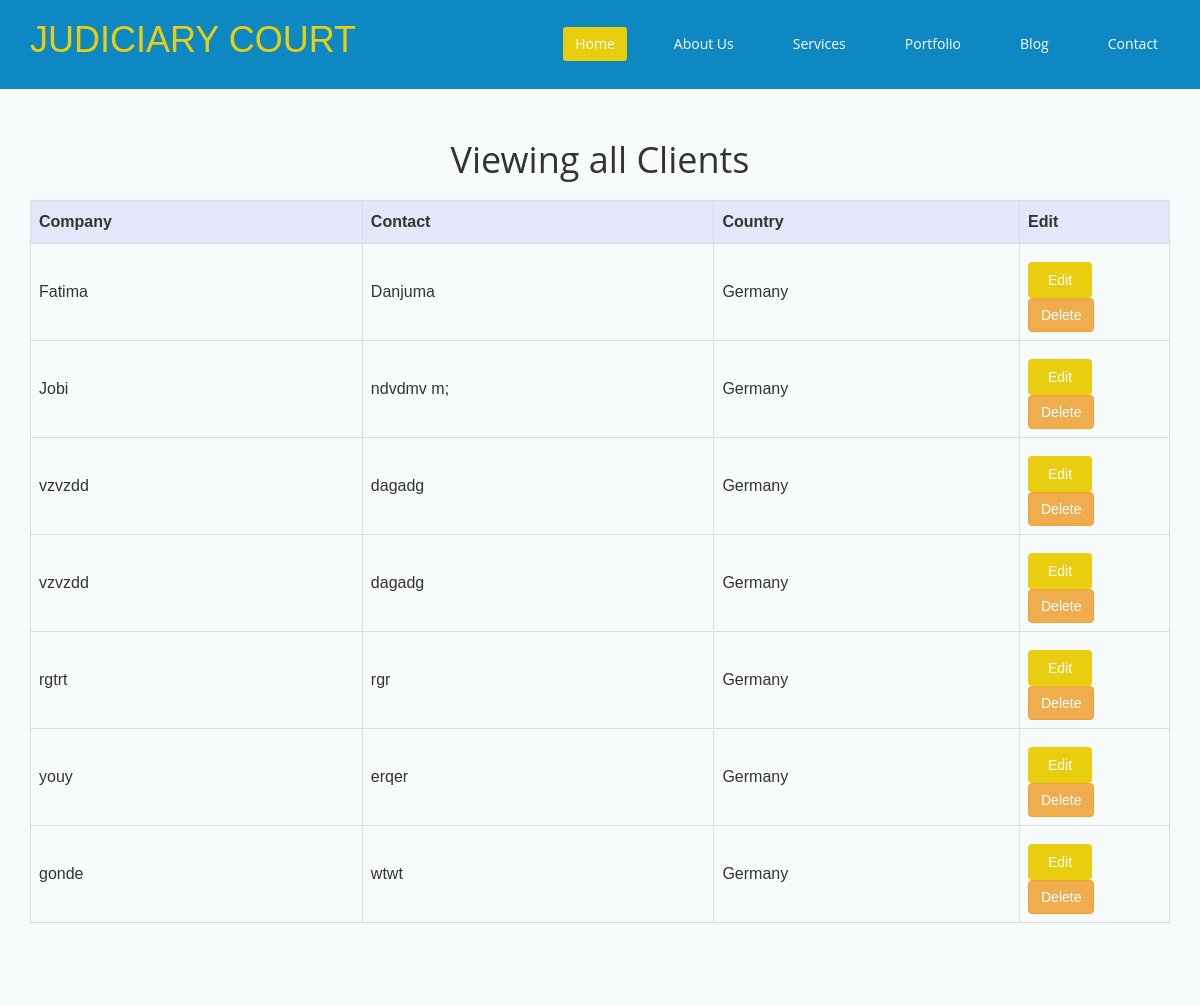
The page /courtcaseproject/allclient on the database its author committed.
### courtcaseproject/models.py (models this page shows)
class ClientForm(models.Model):
    first_name = models.CharField(max_length=100)
    middle_name = models.CharField(max_length=100)
    last_name = models.CharField(max_length=100)
    dateofbirth = models.CharField(max_length=200)
    address = models.CharField(max_length=200)
    file_id = models.CharField(max_length=100)
    complaint = models.CharField(max_length=1000)
    gender = models.CharField(max_length=100)
    date = models.DateField(max_length=100)

### courtcaseproject/views.py (the view)
# urls.py: path('allclient', views.allclient),
def allclient(request):
    allclient = ClientForm.objects.all()
    return render(request, "allclient.html", {"allclient": allclient})

### courtcaseproject/templates/allclient.html (shortened to what this page needs)
{% extends 'base.html' %}{%block content %}
<!DOCTYPE html>
<html lang="en">
    <head>
    </head>
  <body class="homepage">
	<section id="portfolio">
        <div class="container">
            <div class="center">
               <h2>Viewing all Clients</h2>
               <table id="customers">
                   <tr>
                       <th>Company</th>
                       <th>Contact</th>
                       <th>Country</th>
                       <th>Edit</th>
                    </tr>
                    {% for clients in allclient %}
                <tr>
                  <td>{{ clients.first_name}}</td>
                  <td>{{clients.middle_name}}</td>
                  <td>Germany</td>
                  <td style="width: 150;">
                    <a href="{% url 'update' clients.id %}" class="btn btn-primary" >Edit</a>
                    <a href="{% url 'delete' clients.id %}" class="btn btn-warning">Delete</a>
                  </td>
                </tr>
               {% endfor %}
              </table>
            </div></div></section>
  </body>
</html>
{%endblock%}

### courtcaseproject/static/css/main.css (style rules this page uses)
body { background: #fff; font-family: 'Open Sans', Arial, sans-serif; color: #333; line-height: 1.6em; }
h1, h2, h3, h4, h5, h6 { font-weight: 500; font-family: 'Open Sans', Arial, sans-serif; color: #333; }
h2 { font-size: 20px; }
a { color: #E8CE0E; -webkit-transition: color 300ms, background-color 300ms; -moz-transition: color 300ms, background-color 300ms; -o-transition: color 300ms, background-color 300ms; transition: color 300ms, background-color 300ms; }
.btn-primary { padding: 8px 20px; background: #E8CE0E; color: #fff; border-radius: 4px; border: none; margin-top: 10px; }
.center h2 { font-size: 36px; margin-top: 0; margin-bottom: 20px; }
body>section { padding: 70px 0; }
.center { text-align: center; padding-bottom: 55px; }
#portfolio { margin-top: 70px; }

### courtcaseproject/templates/base.html (style rules this page uses)
body { background: #f8fbfc; }

### courtcaseproject/templates/allclient.html (style rules this page uses)
#customers { font-family: "Trebuchet MS", Arial, Helvetica, sans-serif; border-collapse: collapse; width: 100%; }
td ,th { border: 1px solid #ddd; padding: 8px; }
th { padding-top: 12px; padding-bottom: 12px; text-align: left; background-color: lavender; color: #333; }

### rows shown on the page
ClientForm: first_name "Fatima", middle_name "Danjuma"
ClientForm: first_name "Jobi", middle_name "ndvdmv m;"
ClientForm: first_name "vzvzdd", middle_name "dagadg"
ClientForm: first_name "vzvzdd", middle_name "dagadg"
ClientForm: first_name "rgtrt", middle_name "rgr"
ClientForm: first_name "youy", middle_name "erqer"
ClientForm: first_name "gonde", middle_name "wtwt"
